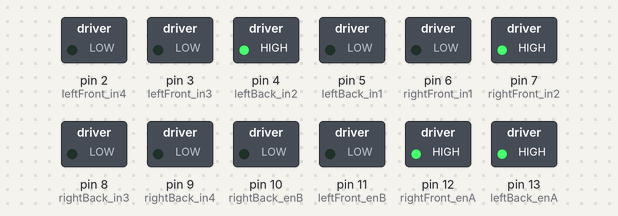
Simulated run of this sketch. Board: Arduino Uno, built with avr-gcc and run on an emulated ATmega328P. Shown: switched loads named in the sketch (green lamp = pin HIGH).

Above: at 0.05 s.
Timing chart, 0 to 4.6 s (numbered marks = the images above):
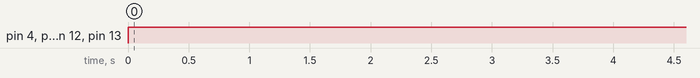

Measured:
- by itself, pin 4 (leftBack_in2), pin 7 (rightFront_in2), pin 12 (rightFront_enA), pin 13 (leftBack_enA): LOW → HIGH at 0.00 s

The sketch:

test_forward_right_movement.cpp.ino
```cpp
// Define wiring pins for Motor 1
#define leftFront_enB 11
#define leftFront_in4 2
#define leftFront_in3 3
#define leftBack_enA 13
#define leftBack_in1 5
#define leftBack_in2 4

// Define wiring pins for Motor 2
#define rightFront_enA 12
#define rightFront_in1 6
#define rightFront_in2 7
#define rightBack_enB 10
#define rightBack_in4 9
#define rightBack_in3 8

// setup() method is called once when the program begins
void setup() {
  // Configure Motor 1 pins as outputs
  pinMode(leftFront_enB, OUTPUT);
  pinMode(leftFront_in4, OUTPUT);
  pinMode(leftFront_in3, OUTPUT);
  pinMode(leftBack_enA, OUTPUT);
  pinMode(leftBack_in1, OUTPUT);
  pinMode(leftBack_in2, OUTPUT);

  // Configure Motor 2 pins as outputs
  pinMode(rightFront_enA, OUTPUT);
  pinMode(rightFront_in1, OUTPUT);
  pinMode(rightFront_in2, OUTPUT);
  pinMode(rightBack_enB, OUTPUT);
  pinMode(rightBack_in4, OUTPUT);
  pinMode(rightBack_in3, OUTPUT);
}

// loop() method is called repeatedly as long as the program is running
void loop() {
  testMovement(&goForwardRight, 4000);
}

// Right front and left back wheels move forward **NOT TESTED
void goForwardRight() {
  digitalWrite(rightFront_in1, LOW);
  digitalWrite(rightFront_in2, HIGH);
  digitalWrite(leftBack_in1, LOW);
  digitalWrite(leftBack_in2, HIGH);

  analogWrite(leftFront_enB, 0);
  analogWrite(rightFront_enA, 255);
  analogWrite(leftBack_enA, 255);
  analogWrite(rightBack_enB, 0);
}

// Set all voltages to zero, stopping the rover **NOT TESTED
void stop() {
  analogWrite(leftFront_enB, 0);
  analogWrite(rightFront_enA, 0);
  analogWrite(leftBack_enA, 0);
  analogWrite(rightBack_enB, 0);
}

// Test any kind of movement function for a specified time **NOT TESTED
// In theory, takes two parameters: a pointer to a function (e.g. to goForward()), and an amount of time in milliseconds, then performs that movement for the time given
void testMovement(void (*move)(), int time) {
  move();
  delay(time);
  stop();
}
```
